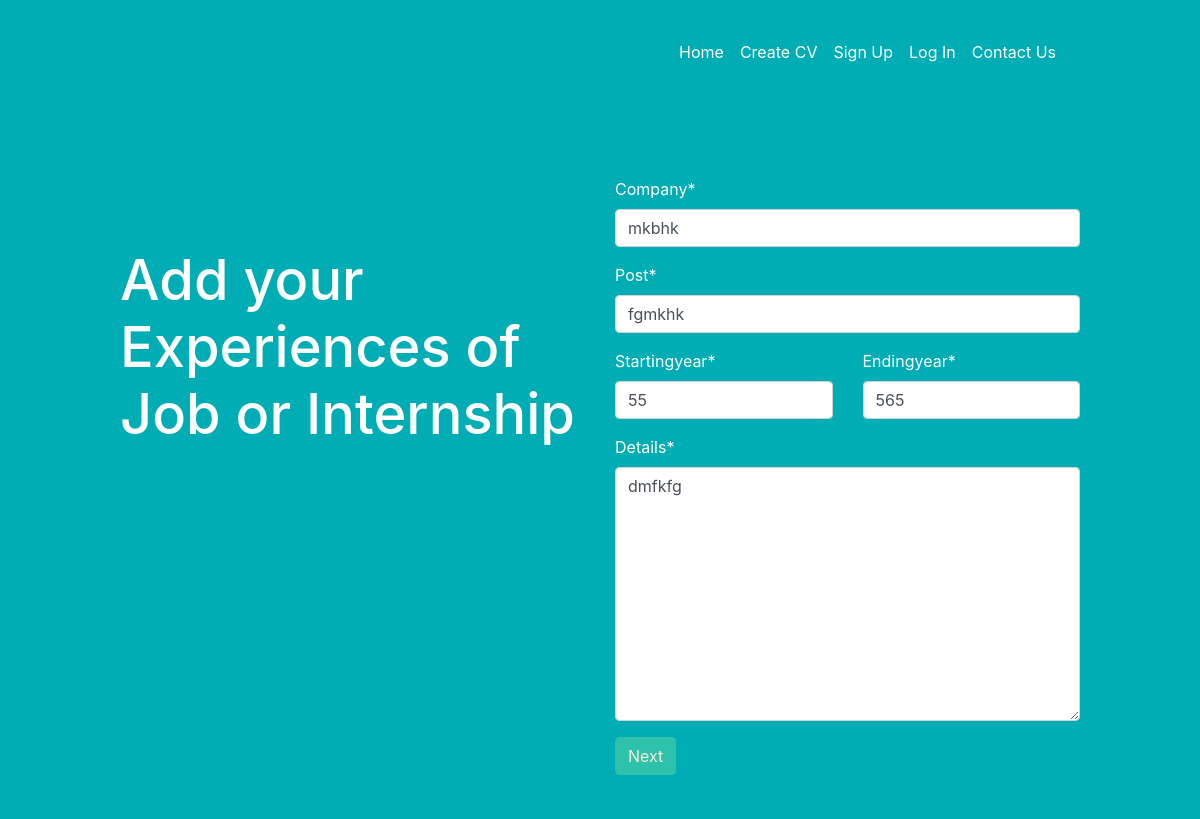
Screenshot of /addcv/updateexperience/36/6 with the database file from the repository.
### addcv/models.py (models this page shows, shortened)
class experience(models.Model):
    added_by = models.ForeignKey(person,
        null=True, blank=True, on_delete=models.CASCADE)
    company=models.CharField(max_length=40)
    startingyear=models.IntegerField()
    endingyear=models.IntegerField()
    post=models.CharField(max_length=20)
    details=models.TextField(max_length=200)

### addcv/views.py (the view, shortened to what this page needs)
# urls.py: path('updateexperience/<int:person_id>/<int:exp_id>', views.updateexperience, name='updateexperience'),
def updateexperience(request,person_id,exp_id):
    exp = experience.objects.get(id=exp_id)
    fm = experienceform(instance=exp)
    return render(request, 'form/experience.html', {'form': fm})

### addcv/forms.py
class experienceform(forms.ModelForm):
    class Meta:
        model = experience
        fields='__all__'

### addcv/templates/form/experience.html (shortened to what this page needs)
{% extends 'seavs/base.html' %}
{% load crispy_forms_tags %}
{% block content %}
<div class="container-fluid sidetitle">
  <div class="row">
    <div class="col-6">
      <h1 class="subheading">Add your Experiences of Job or Internship</h1>
    </div>
    <div class="col-6">
      <form method="POST">
          <div class="row">
            <div class="col-12" name="firstname">
              {{ form.company|as_crispy_field }}
            </div>
            <div class="col-12">
              {{ form.post|as_crispy_field}}
            </div>
          </div>
          <div class="row">
            <div class="col-6">
              {{ form.startingyear|as_crispy_field }}
            </div>
            <div class="col-6">
              {{ form.endingyear|as_crispy_field }}
            </div>
          </div>
          <div class="row">
            <div class="col-12">
              {{ form.details|as_crispy_field }}
            </div>
          </div>
          <button type="submit" class="btn" style="color: #f8efd4; background-color: #2ec1ac;border-color: #2ec1ac">Next</button>
      </form>
    </div>
  </div>
</div>
{%endblock content %}

### seavs/static/seavs/main.css (style rules this page uses)
body { background-color: #00adb5; margin-bottom: 20px; }
.container-fluid { padding: 2% 10%; align-content: center; }
.sidetitle { background-color: #00adb5; color: #fff; align-items: center; }
.subheading { background-color: #00adb5; color: #fff; font-size: 3.5rem; padding-top: 15%; padding-bottom: 1%; padding-right: 2%; }

### rows the page displays
experience: company "mkbhk", post "fgmkhk", startingyear "55", endingyear "565", details "dmfkfg"
